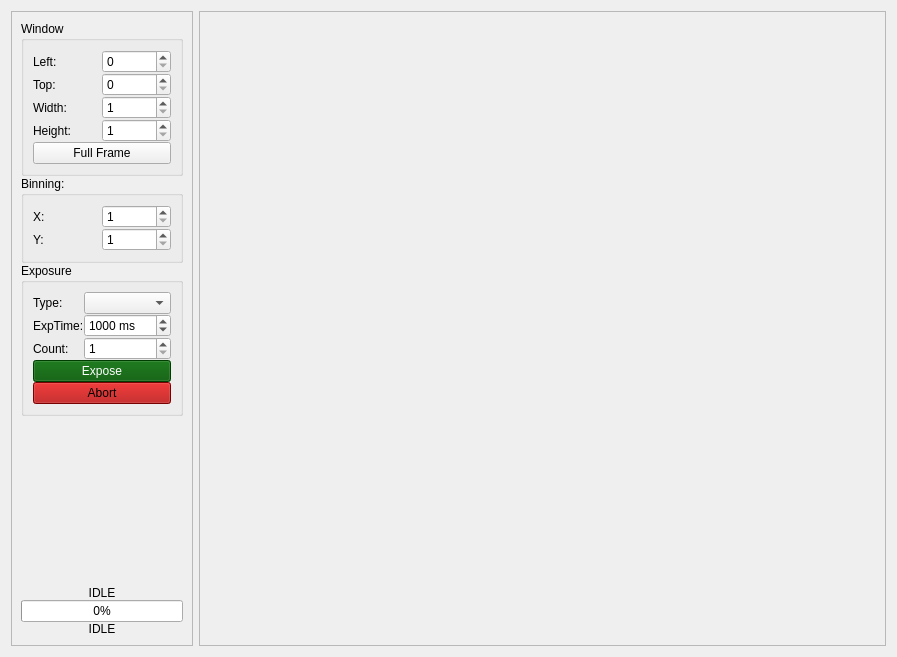
<?xml version="1.0" encoding="UTF-8"?>
<ui version="4.0">
 <class>WidgetCamera</class>
 <widget class="QWidget" name="WidgetCamera">
  <property name="geometry">
   <rect>
    <x>0</x>
    <y>0</y>
    <width>897</width>
    <height>657</height>
   </rect>
  </property>
  <property name="windowTitle">
   <string>Form</string>
  </property>
  <layout class="QHBoxLayout" name="horizontalLayout" stretch="0,1">
   <item>
    <widget class="QScrollArea" name="scrollArea">
     <property name="sizePolicy">
      <sizepolicy hsizetype="MinimumExpanding" vsizetype="Expanding">
       <horstretch>0</horstretch>
       <verstretch>0</verstretch>
      </sizepolicy>
     </property>
     <property name="horizontalScrollBarPolicy">
      <enum>Qt::ScrollBarAlwaysOff</enum>
     </property>
     <property name="widgetResizable">
      <bool>true</bool>
     </property>
     <widget class="QWidget" name="scrollAreaWidgetContents">
      <property name="geometry">
       <rect>
        <x>0</x>
        <y>0</y>
        <width>188</width>
        <height>641</height>
       </rect>
      </property>
      <property name="sizePolicy">
       <sizepolicy hsizetype="Preferred" vsizetype="Preferred">
        <horstretch>0</horstretch>
        <verstretch>0</verstretch>
       </sizepolicy>
      </property>
      <layout class="QVBoxLayout" name="verticalLayout">
       <property name="spacing">
        <number>0</number>
       </property>
       <item>
        <widget class="QGroupBox" name="groupWindowing">
         <property name="title">
          <string>Window</string>
         </property>
         <layout class="QGridLayout" name="gridLayout_2">
          <property name="spacing">
           <number>0</number>
          </property>
          <item row="2" column="1">
           <widget class="QSpinBox" name="spinWindowWidth">
            <property name="minimum">
             <number>1</number>
            </property>
            <property name="maximum">
             <number>9999</number>
            </property>
           </widget>
          </item>
          <item row="1" column="0">
           <widget class="QLabel" name="label_2">
            <property name="text">
             <string>Top:</string>
            </property>
           </widget>
          </item>
          <item row="2" column="0">
           <widget class="QLabel" name="label_3">
            <property name="text">
             <string>Width:</string>
            </property>
           </widget>
          </item>
          <item row="0" column="0">
           <widget class="QLabel" name="label">
            <property name="text">
             <string>Left:</string>
            </property>
           </widget>
          </item>
          <item row="3" column="1">
           <widget class="QSpinBox" name="spinWindowHeight">
            <property name="minimum">
             <number>1</number>
            </property>
            <property name="maximum">
             <number>9999</number>
            </property>
           </widget>
          </item>
          <item row="3" column="0">
           <widget class="QLabel" name="label_4">
            <property name="text">
             <string>Height:</string>
            </property>
           </widget>
          </item>
          <item row="0" column="1">
           <widget class="QSpinBox" name="spinWindowLeft">
            <property name="maximum">
             <number>9999</number>
            </property>
           </widget>
          </item>
          <item row="1" column="1">
           <widget class="QSpinBox" name="spinWindowTop">
            <property name="maximum">
             <number>9999</number>
            </property>
           </widget>
          </item>
          <item row="4" column="0" colspan="2">
           <widget class="QPushButton" name="butFullFrame">
            <property name="text">
             <string>Full Frame</string>
            </property>
           </widget>
          </item>
         </layout>
        </widget>
       </item>
       <item>
        <widget class="QGroupBox" name="groupBinning">
         <property name="title">
          <string>Binning:</string>
         </property>
         <layout class="QGridLayout" name="gridLayout_3">
          <property name="spacing">
           <number>0</number>
          </property>
          <item row="1" column="1">
           <widget class="QSpinBox" name="spinBinningY">
            <property name="minimum">
             <number>1</number>
            </property>
            <property name="maximum">
             <number>3</number>
            </property>
           </widget>
          </item>
          <item row="0" column="1">
           <widget class="QSpinBox" name="spinBinningX">
            <property name="minimum">
             <number>1</number>
            </property>
            <property name="maximum">
             <number>3</number>
            </property>
           </widget>
          </item>
          <item row="1" column="0">
           <widget class="QLabel" name="label_6">
            <property name="text">
             <string>Y:</string>
            </property>
           </widget>
          </item>
          <item row="0" column="0">
           <widget class="QLabel" name="label_5">
            <property name="text">
             <string>X:</string>
            </property>
           </widget>
          </item>
         </layout>
        </widget>
       </item>
       <item>
        <widget class="QGroupBox" name="groupExposure">
         <property name="title">
          <string>Exposure</string>
         </property>
         <layout class="QGridLayout" name="gridLayout_4">
          <property name="spacing">
           <number>0</number>
          </property>
          <item row="1" column="0">
           <widget class="QLabel" name="label_7">
            <property name="text">
             <string>ExpTime:</string>
            </property>
           </widget>
          </item>
          <item row="0" column="1">
           <widget class="QComboBox" name="comboImageType"/>
          </item>
          <item row="2" column="0">
           <widget class="QLabel" name="label_8">
            <property name="text">
             <string>Count:</string>
            </property>
           </widget>
          </item>
          <item row="2" column="1">
           <widget class="QSpinBox" name="spinCount">
            <property name="minimum">
             <number>1</number>
            </property>
            <property name="maximum">
             <number>9999</number>
            </property>
           </widget>
          </item>
          <item row="1" column="1">
           <widget class="QSpinBox" name="spinExpTime">
            <property name="suffix">
             <string> ms</string>
            </property>
            <property name="maximum">
             <number>999999</number>
            </property>
            <property name="value">
             <number>1000</number>
            </property>
           </widget>
          </item>
          <item row="0" column="0">
           <widget class="QLabel" name="label_9">
            <property name="text">
             <string>Type:</string>
            </property>
           </widget>
          </item>
          <item row="3" column="0" colspan="2">
           <widget class="QPushButton" name="butExpose">
            <property name="palette">
             <palette>
              <active>
               <colorrole role="WindowText">
                <brush brushstyle="SolidPattern">
                 <color alpha="255">
                  <red>255</red>
                  <green>255</green>
                  <blue>255</blue>
                 </color>
                </brush>
               </colorrole>
               <colorrole role="Button">
                <brush brushstyle="SolidPattern">
                 <color alpha="255">
                  <red>0</red>
                  <green>85</green>
                  <blue>0</blue>
                 </color>
                </brush>
               </colorrole>
               <colorrole role="Light">
                <brush brushstyle="SolidPattern">
                 <color alpha="255">
                  <red>0</red>
                  <green>127</green>
                  <blue>0</blue>
                 </color>
                </brush>
               </colorrole>
               <colorrole role="Midlight">
                <brush brushstyle="SolidPattern">
                 <color alpha="255">
                  <red>0</red>
                  <green>106</green>
                  <blue>0</blue>
                 </color>
                </brush>
               </colorrole>
               <colorrole role="Dark">
                <brush brushstyle="SolidPattern">
                 <color alpha="255">
                  <red>0</red>
                  <green>42</green>
                  <blue>0</blue>
                 </color>
                </brush>
               </colorrole>
               <colorrole role="Mid">
                <brush brushstyle="SolidPattern">
                 <color alpha="255">
                  <red>0</red>
                  <green>56</green>
                  <blue>0</blue>
                 </color>
                </brush>
               </colorrole>
               <colorrole role="Text">
                <brush brushstyle="SolidPattern">
                 <color alpha="255">
                  <red>255</red>
                  <green>255</green>
                  <blue>255</blue>
                 </color>
                </brush>
               </colorrole>
               <colorrole role="BrightText">
                <brush brushstyle="SolidPattern">
                 <color alpha="255">
                  <red>255</red>
                  <green>255</green>
                  <blue>255</blue>
                 </color>
                </brush>
               </colorrole>
               <colorrole role="ButtonText">
                <brush brushstyle="SolidPattern">
                 <color alpha="255">
                  <red>255</red>
                  <green>255</green>
                  <blue>255</blue>
                 </color>
                </brush>
               </colorrole>
               <colorrole role="Base">
                <brush brushstyle="SolidPattern">
                 <color alpha="255">
                  <red>0</red>
                  <green>0</green>
                  <blue>0</blue>
                 </color>
                </brush>
               </colorrole>
               <colorrole role="Window">
                <brush brushstyle="SolidPattern">
                 <color alpha="255">
                  <red>0</red>
                  <green>85</green>
                  <blue>0</blue>
                 </color>
                </brush>
               </colorrole>
               <colorrole role="Shadow">
                <brush brushstyle="SolidPattern">
                 <color alpha="255">
                  <red>0</red>
                  <green>0</green>
                  <blue>0</blue>
                 </color>
                </brush>
               </colorrole>
               <colorrole role="AlternateBase">
                <brush brushstyle="SolidPattern">
                 <color alpha="255">
                  <red>0</red>
                  <green>42</green>
                  <blue>0</blue>
                 </color>
                </brush>
               </colorrole>
               <colorrole role="ToolTipBase">
                <brush brushstyle="SolidPattern">
                 <color alpha="255">
                  <red>255</red>
                  <green>255</green>
                  <blue>220</blue>
                 </color>
                </brush>
               </colorrole>
               <colorrole role="ToolTipText">
                <brush brushstyle="SolidPattern">
                 <color alpha="255">
                  <red>0</red>
                  <green>0</green>
                  <blue>0</blue>
                 </color>
                </brush>
               </colorrole>
              </active>
              <inactive>
               <colorrole role="WindowText">
                <brush brushstyle="SolidPattern">
                 <color alpha="255">
                  <red>255</red>
                  <green>255</green>
                  <blue>255</blue>
                 </color>
                </brush>
               </colorrole>
               <colorrole role="Button">
                <brush brushstyle="SolidPattern">
                 <color alpha="255">
                  <red>0</red>
                  <green>85</green>
                  <blue>0</blue>
                 </color>
                </brush>
               </colorrole>
               <colorrole role="Light">
                <brush brushstyle="SolidPattern">
                 <color alpha="255">
                  <red>0</red>
                  <green>127</green>
                  <blue>0</blue>
                 </color>
                </brush>
               </colorrole>
               <colorrole role="Midlight">
                <brush brushstyle="SolidPattern">
                 <color alpha="255">
                  <red>0</red>
                  <green>106</green>
                  <blue>0</blue>
                 </color>
                </brush>
               </colorrole>
               <colorrole role="Dark">
                <brush brushstyle="SolidPattern">
                 <color alpha="255">
                  <red>0</red>
                  <green>42</green>
                  <blue>0</blue>
                 </color>
                </brush>
               </colorrole>
               <colorrole role="Mid">
                <brush brushstyle="SolidPattern">
                 <color alpha="255">
                  <red>0</red>
                  <green>56</green>
                  <blue>0</blue>
                 </color>
                </brush>
               </colorrole>
               <colorrole role="Text">
                <brush brushstyle="SolidPattern">
                 <color alpha="255">
                  <red>255</red>
                  <green>255</green>
                  <blue>255</blue>
                 </color>
                </brush>
               </colorrole>
               <colorrole role="BrightText">
                <brush brushstyle="SolidPattern">
                 <color alpha="255">
                  <red>255</red>
                  <green>255</green>
                  <blue>255</blue>
                 </color>
                </brush>
               </colorrole>
               <colorrole role="ButtonText">
                <brush brushstyle="SolidPattern">
                 <color alpha="255">
                  <red>255</red>
                  <green>255</green>
                  <blue>255</blue>
                 </color>
                </brush>
               </colorrole>
               <colorrole role="Base">
                <brush brushstyle="SolidPattern">
                 <color alpha="255">
                  <red>0</red>
                  <green>0</green>
                  <blue>0</blue>
                 </color>
                </brush>
               </colorrole>
               <colorrole role="Window">
                <brush brushstyle="SolidPattern">
                 <color alpha="255">
                  <red>0</red>
                  <green>85</green>
                  <blue>0</blue>
                 </color>
                </brush>
               </colorrole>
               <colorrole role="Shadow">
                <brush brushstyle="SolidPattern">
                 <color alpha="255">
                  <red>0</red>
                  <green>0</green>
                  <blue>0</blue>
                 </color>
                </brush>
               </colorrole>
               <colorrole role="AlternateBase">
                <brush brushstyle="SolidPattern">
                 <color alpha="255">
                  <red>0</red>
                  <green>42</green>
                  <blue>0</blue>
                 </color>
                </brush>
               </colorrole>
               <colorrole role="ToolTipBase">
                <brush brushstyle="SolidPattern">
                 <color alpha="255">
                  <red>255</red>
                  <green>255</green>
                  <blue>220</blue>
                 </color>
                </brush>
               </colorrole>
               <colorrole role="ToolTipText">
                <brush brushstyle="SolidPattern">
                 <color alpha="255">
                  <red>0</red>
                  <green>0</green>
                  <blue>0</blue>
                 </color>
                </brush>
               </colorrole>
              </inactive>
              <disabled>
               <colorrole role="WindowText">
                <brush brushstyle="SolidPattern">
                 <color alpha="255">
                  <red>0</red>
                  <green>42</green>
                  <blue>0</blue>
                 </color>
                </brush>
               </colorrole>
               <colorrole role="Button">
                <brush brushstyle="SolidPattern">
                 <color alpha="255">
                  <red>0</red>
                  <green>85</green>
                  <blue>0</blue>
                 </color>
                </brush>
               </colorrole>
               <colorrole role="Light">
                <brush brushstyle="SolidPattern">
                 <color alpha="255">
                  <red>0</red>
                  <green>127</green>
                  <blue>0</blue>
                 </color>
                </brush>
               </colorrole>
               <colorrole role="Midlight">
                <brush brushstyle="SolidPattern">
                 <color alpha="255">
                  <red>0</red>
                  <green>106</green>
                  <blue>0</blue>
                 </color>
                </brush>
               </colorrole>
               <colorrole role="Dark">
                <brush brushstyle="SolidPattern">
                 <color alpha="255">
                  <red>0</red>
                  <green>42</green>
                  <blue>0</blue>
                 </color>
                </brush>
               </colorrole>
               <colorrole role="Mid">
                <brush brushstyle="SolidPattern">
                 <color alpha="255">
                  <red>0</red>
                  <green>56</green>
                  <blue>0</blue>
                 </color>
                </brush>
               </colorrole>
               <colorrole role="Text">
                <brush brushstyle="SolidPattern">
                 <color alpha="255">
                  <red>0</red>
                  <green>42</green>
                  <blue>0</blue>
                 </color>
                </brush>
               </colorrole>
               <colorrole role="BrightText">
                <brush brushstyle="SolidPattern">
                 <color alpha="255">
                  <red>255</red>
                  <green>255</green>
                  <blue>255</blue>
                 </color>
                </brush>
               </colorrole>
               <colorrole role="ButtonText">
                <brush brushstyle="SolidPattern">
                 <color alpha="255">
                  <red>0</red>
                  <green>42</green>
                  <blue>0</blue>
                 </color>
                </brush>
               </colorrole>
               <colorrole role="Base">
                <brush brushstyle="SolidPattern">
                 <color alpha="255">
                  <red>0</red>
                  <green>85</green>
                  <blue>0</blue>
                 </color>
                </brush>
               </colorrole>
               <colorrole role="Window">
                <brush brushstyle="SolidPattern">
                 <color alpha="255">
                  <red>0</red>
                  <green>85</green>
                  <blue>0</blue>
                 </color>
                </brush>
               </colorrole>
               <colorrole role="Shadow">
                <brush brushstyle="SolidPattern">
                 <color alpha="255">
                  <red>0</red>
                  <green>0</green>
                  <blue>0</blue>
                 </color>
                </brush>
               </colorrole>
               <colorrole role="AlternateBase">
                <brush brushstyle="SolidPattern">
                 <color alpha="255">
                  <red>0</red>
                  <green>85</green>
                  <blue>0</blue>
                 </color>
                </brush>
               </colorrole>
               <colorrole role="ToolTipBase">
                <brush brushstyle="SolidPattern">
                 <color alpha="255">
                  <red>255</red>
                  <green>255</green>
                  <blue>220</blue>
                 </color>
                </brush>
               </colorrole>
               <colorrole role="ToolTipText">
                <brush brushstyle="SolidPattern">
                 <color alpha="255">
                  <red>0</red>
                  <green>0</green>
                  <blue>0</blue>
                 </color>
                </brush>
               </colorrole>
              </disabled>
             </palette>
            </property>
            <property name="text">
             <string>Expose</string>
            </property>
           </widget>
          </item>
          <item row="4" column="0" colspan="2">
           <widget class="QPushButton" name="butAbort">
            <property name="palette">
             <palette>
              <active>
               <colorrole role="WindowText">
                <brush brushstyle="SolidPattern">
                 <color alpha="255">
                  <red>0</red>
                  <green>0</green>
                  <blue>0</blue>
                 </color>
                </brush>
               </colorrole>
               <colorrole role="Button">
                <brush brushstyle="SolidPattern">
                 <color alpha="255">
                  <red>170</red>
                  <green>0</green>
                  <blue>0</blue>
                 </color>
                </brush>
               </colorrole>
               <colorrole role="Light">
                <brush brushstyle="SolidPattern">
                 <color alpha="255">
                  <red>255</red>
                  <green>0</green>
                  <blue>0</blue>
                 </color>
                </brush>
               </colorrole>
               <colorrole role="Midlight">
                <brush brushstyle="SolidPattern">
                 <color alpha="255">
                  <red>212</red>
                  <green>0</green>
                  <blue>0</blue>
                 </color>
                </brush>
               </colorrole>
               <colorrole role="Dark">
                <brush brushstyle="SolidPattern">
                 <color alpha="255">
                  <red>85</red>
                  <green>0</green>
                  <blue>0</blue>
                 </color>
                </brush>
               </colorrole>
               <colorrole role="Mid">
                <brush brushstyle="SolidPattern">
                 <color alpha="255">
                  <red>113</red>
                  <green>0</green>
                  <blue>0</blue>
                 </color>
                </brush>
               </colorrole>
               <colorrole role="Text">
                <brush brushstyle="SolidPattern">
                 <color alpha="255">
                  <red>0</red>
                  <green>0</green>
                  <blue>0</blue>
                 </color>
                </brush>
               </colorrole>
               <colorrole role="BrightText">
                <brush brushstyle="SolidPattern">
                 <color alpha="255">
                  <red>255</red>
                  <green>255</green>
                  <blue>255</blue>
                 </color>
                </brush>
               </colorrole>
               <colorrole role="ButtonText">
                <brush brushstyle="SolidPattern">
                 <color alpha="255">
                  <red>0</red>
                  <green>0</green>
                  <blue>0</blue>
                 </color>
                </brush>
               </colorrole>
               <colorrole role="Base">
                <brush brushstyle="SolidPattern">
                 <color alpha="255">
                  <red>255</red>
                  <green>255</green>
                  <blue>255</blue>
                 </color>
                </brush>
               </colorrole>
               <colorrole role="Window">
                <brush brushstyle="SolidPattern">
                 <color alpha="255">
                  <red>170</red>
                  <green>0</green>
                  <blue>0</blue>
                 </color>
                </brush>
               </colorrole>
               <colorrole role="Shadow">
                <brush brushstyle="SolidPattern">
                 <color alpha="255">
                  <red>0</red>
                  <green>0</green>
                  <blue>0</blue>
                 </color>
                </brush>
               </colorrole>
               <colorrole role="AlternateBase">
                <brush brushstyle="SolidPattern">
                 <color alpha="255">
                  <red>212</red>
                  <green>127</green>
                  <blue>127</blue>
                 </color>
                </brush>
               </colorrole>
               <colorrole role="ToolTipBase">
                <brush brushstyle="SolidPattern">
                 <color alpha="255">
                  <red>255</red>
                  <green>255</green>
                  <blue>220</blue>
                 </color>
                </brush>
               </colorrole>
               <colorrole role="ToolTipText">
                <brush brushstyle="SolidPattern">
                 <color alpha="255">
                  <red>0</red>
                  <green>0</green>
                  <blue>0</blue>
                 </color>
                </brush>
               </colorrole>
              </active>
              <inactive>
               <colorrole role="WindowText">
                <brush brushstyle="SolidPattern">
                 <color alpha="255">
                  <red>0</red>
                  <green>0</green>
                  <blue>0</blue>
                 </color>
                </brush>
               </colorrole>
               <colorrole role="Button">
                <brush brushstyle="SolidPattern">
                 <color alpha="255">
                  <red>170</red>
                  <green>0</green>
                  <blue>0</blue>
                 </color>
                </brush>
               </colorrole>
               <colorrole role="Light">
                <brush brushstyle="SolidPattern">
                 <color alpha="255">
                  <red>255</red>
                  <green>0</green>
                  <blue>0</blue>
                 </color>
                </brush>
               </colorrole>
               <colorrole role="Midlight">
                <brush brushstyle="SolidPattern">
                 <color alpha="255">
                  <red>212</red>
                  <green>0</green>
                  <blue>0</blue>
                 </color>
                </brush>
               </colorrole>
               <colorrole role="Dark">
                <brush brushstyle="SolidPattern">
                 <color alpha="255">
                  <red>85</red>
                  <green>0</green>
                  <blue>0</blue>
                 </color>
                </brush>
               </colorrole>
               <colorrole role="Mid">
                <brush brushstyle="SolidPattern">
                 <color alpha="255">
                  <red>113</red>
                  <green>0</green>
                  <blue>0</blue>
                 </color>
                </brush>
               </colorrole>
               <colorrole role="Text">
                <brush brushstyle="SolidPattern">
                 <color alpha="255">
                  <red>0</red>
                  <green>0</green>
                  <blue>0</blue>
                 </color>
                </brush>
               </colorrole>
               <colorrole role="BrightText">
                <brush brushstyle="SolidPattern">
                 <color alpha="255">
                  <red>255</red>
                  <green>255</green>
                  <blue>255</blue>
                 </color>
                </brush>
               </colorrole>
               <colorrole role="ButtonText">
                <brush brushstyle="SolidPattern">
                 <color alpha="255">
                  <red>0</red>
                  <green>0</green>
                  <blue>0</blue>
                 </color>
                </brush>
               </colorrole>
               <colorrole role="Base">
                <brush brushstyle="SolidPattern">
                 <color alpha="255">
                  <red>255</red>
                  <green>255</green>
                  <blue>255</blue>
                 </color>
                </brush>
               </colorrole>
               <colorrole role="Window">
                <brush brushstyle="SolidPattern">
                 <color alpha="255">
                  <red>170</red>
                  <green>0</green>
                  <blue>0</blue>
                 </color>
                </brush>
               </colorrole>
               <colorrole role="Shadow">
                <brush brushstyle="SolidPattern">
                 <color alpha="255">
                  <red>0</red>
                  <green>0</green>
                  <blue>0</blue>
                 </color>
                </brush>
               </colorrole>
               <colorrole role="AlternateBase">
                <brush brushstyle="SolidPattern">
                 <color alpha="255">
                  <red>212</red>
                  <green>127</green>
                  <blue>127</blue>
                 </color>
                </brush>
               </colorrole>
               <colorrole role="ToolTipBase">
                <brush brushstyle="SolidPattern">
                 <color alpha="255">
                  <red>255</red>
                  <green>255</green>
                  <blue>220</blue>
                 </color>
                </brush>
               </colorrole>
               <colorrole role="ToolTipText">
                <brush brushstyle="SolidPattern">
                 <color alpha="255">
                  <red>0</red>
                  <green>0</green>
                  <blue>0</blue>
                 </color>
                </brush>
               </colorrole>
              </inactive>
              <disabled>
               <colorrole role="WindowText">
                <brush brushstyle="SolidPattern">
                 <color alpha="255">
                  <red>85</red>
                  <green>0</green>
                  <blue>0</blue>
                 </color>
                </brush>
               </colorrole>
               <colorrole role="Button">
                <brush brushstyle="SolidPattern">
                 <color alpha="255">
                  <red>170</red>
                  <green>0</green>
                  <blue>0</blue>
                 </color>
                </brush>
               </colorrole>
               <colorrole role="Light">
                <brush brushstyle="SolidPattern">
                 <color alpha="255">
                  <red>255</red>
                  <green>0</green>
                  <blue>0</blue>
                 </color>
                </brush>
               </colorrole>
               <colorrole role="Midlight">
                <brush brushstyle="SolidPattern">
                 <color alpha="255">
                  <red>212</red>
                  <green>0</green>
                  <blue>0</blue>
                 </color>
                </brush>
               </colorrole>
               <colorrole role="Dark">
                <brush brushstyle="SolidPattern">
                 <color alpha="255">
                  <red>85</red>
                  <green>0</green>
                  <blue>0</blue>
                 </color>
                </brush>
               </colorrole>
               <colorrole role="Mid">
                <brush brushstyle="SolidPattern">
                 <color alpha="255">
                  <red>113</red>
                  <green>0</green>
                  <blue>0</blue>
                 </color>
                </brush>
               </colorrole>
               <colorrole role="Text">
                <brush brushstyle="SolidPattern">
                 <color alpha="255">
                  <red>85</red>
                  <green>0</green>
                  <blue>0</blue>
                 </color>
                </brush>
               </colorrole>
               <colorrole role="BrightText">
                <brush brushstyle="SolidPattern">
                 <color alpha="255">
                  <red>255</red>
                  <green>255</green>
                  <blue>255</blue>
                 </color>
                </brush>
               </colorrole>
               <colorrole role="ButtonText">
                <brush brushstyle="SolidPattern">
                 <color alpha="255">
                  <red>85</red>
                  <green>0</green>
                  <blue>0</blue>
                 </color>
                </brush>
               </colorrole>
               <colorrole role="Base">
                <brush brushstyle="SolidPattern">
                 <color alpha="255">
                  <red>170</red>
                  <green>0</green>
                  <blue>0</blue>
                 </color>
                </brush>
               </colorrole>
               <colorrole role="Window">
                <brush brushstyle="SolidPattern">
                 <color alpha="255">
                  <red>170</red>
                  <green>0</green>
                  <blue>0</blue>
                 </color>
                </brush>
               </colorrole>
               <colorrole role="Shadow">
                <brush brushstyle="SolidPattern">
                 <color alpha="255">
                  <red>0</red>
                  <green>0</green>
                  <blue>0</blue>
                 </color>
                </brush>
               </colorrole>
               <colorrole role="AlternateBase">
                <brush brushstyle="SolidPattern">
                 <color alpha="255">
                  <red>170</red>
                  <green>0</green>
                  <blue>0</blue>
                 </color>
                </brush>
               </colorrole>
               <colorrole role="ToolTipBase">
                <brush brushstyle="SolidPattern">
                 <color alpha="255">
                  <red>255</red>
                  <green>255</green>
                  <blue>220</blue>
                 </color>
                </brush>
               </colorrole>
               <colorrole role="ToolTipText">
                <brush brushstyle="SolidPattern">
                 <color alpha="255">
                  <red>0</red>
                  <green>0</green>
                  <blue>0</blue>
                 </color>
                </brush>
               </colorrole>
              </disabled>
             </palette>
            </property>
            <property name="text">
             <string>Abort</string>
            </property>
           </widget>
          </item>
         </layout>
        </widget>
       </item>
       <item>
        <spacer name="verticalSpacer">
         <property name="orientation">
          <enum>Qt::Vertical</enum>
         </property>
         <property name="sizeHint" stdset="0">
          <size>
           <width>20</width>
           <height>26</height>
          </size>
         </property>
        </spacer>
       </item>
       <item>
        <widget class="QLabel" name="labelStatus">
         <property name="text">
          <string>IDLE</string>
         </property>
         <property name="alignment">
          <set>Qt::AlignCenter</set>
         </property>
        </widget>
       </item>
       <item>
        <widget class="QProgressBar" name="progressExposure">
         <property name="value">
          <number>0</number>
         </property>
         <property name="textVisible">
          <bool>true</bool>
         </property>
         <property name="invertedAppearance">
          <bool>false</bool>
         </property>
        </widget>
       </item>
       <item>
        <widget class="QLabel" name="labelExposuresLeft">
         <property name="text">
          <string>IDLE</string>
         </property>
         <property name="alignment">
          <set>Qt::AlignCenter</set>
         </property>
        </widget>
       </item>
      </layout>
     </widget>
    </widget>
   </item>
   <item>
    <widget class="QFrame" name="frame">
     <property name="frameShape">
      <enum>QFrame::StyledPanel</enum>
     </property>
     <property name="frameShadow">
      <enum>QFrame::Raised</enum>
     </property>
    </widget>
   </item>
  </layout>
 </widget>
 <resources/>
 <connections/>
</ui>
